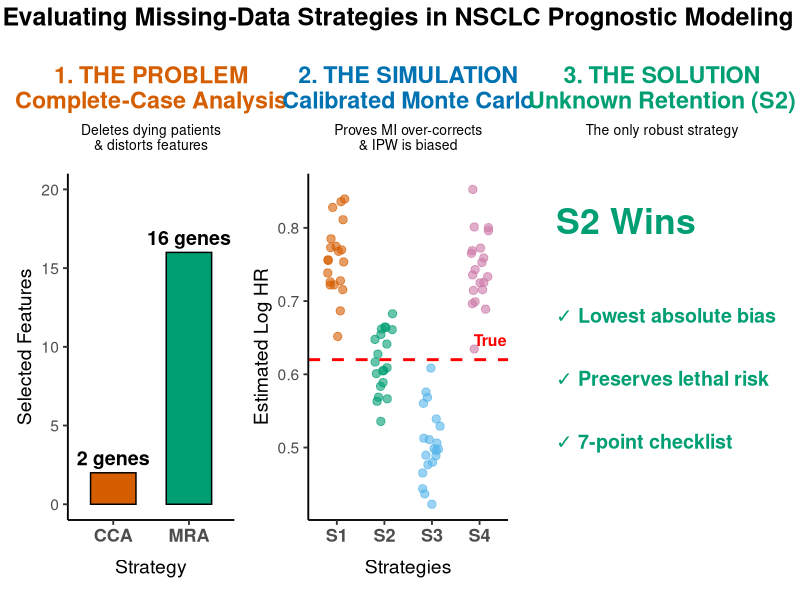
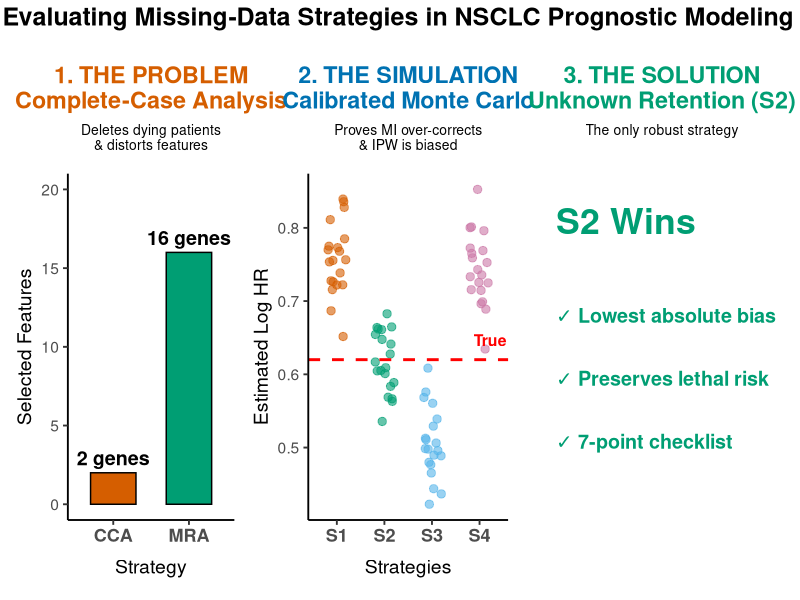

Write R code to recreate these figures, in order.
# ==============================================================================
# Script: Generate Final Polished Graphical Abstract (No Clipping)
# ==============================================================================
library(ggplot2)
library(patchwork)
library(dplyr)

# ------------------------------------------------------------------------------
# Panel 1: The Problem
# ------------------------------------------------------------------------------
df_gene <- data.frame(
  Strategy = factor(c("CCA", "MRA"), levels = c("CCA", "MRA")),
  Genes = c(2, 16),
  Color = c("#D55E00", "#009E73")
)

p1 <- ggplot(df_gene, aes(x = Strategy, y = Genes, fill = Strategy)) +
  geom_col(width = 0.6, color = "black") +
  geom_text(aes(label = paste(Genes, "genes")), vjust = -0.5, fontface = "bold", size = 5) +
  scale_fill_manual(values = c("#D55E00", "#009E73")) +
  ylim(0, 20) +
  labs(title = "1. THE PROBLEM\nComplete-Case Analysis", 
       subtitle = "Deletes dying patients\n& distorts features",
       y = "Selected Features", x = "Strategy") +
  theme_classic(base_size = 14) +
  theme(legend.position = "none",
        plot.title = element_text(face = "bold", color = "#D55E00", hjust = 0.5),
        plot.subtitle = element_text(size = 10, hjust = 0.5, margin = margin(b = 10)),
        axis.text.x = element_text(face = "bold", size = 13),
        axis.title.x = element_text(margin = margin(t = 10)))

# ------------------------------------------------------------------------------
# Panel 2: The Simulation
# ------------------------------------------------------------------------------
set.seed(123)
df_sim <- data.frame(
  Strategy = factor(rep(c("S1", "S2", "S3", "S4"), each = 20)),
  Estimate = c(rnorm(20, 0.75, 0.05), rnorm(20, 0.62, 0.05), rnorm(20, 0.50, 0.05), rnorm(20, 0.75, 0.05))
)

p2 <- ggplot(df_sim, aes(x = Strategy, y = Estimate, color = Strategy)) +
  geom_jitter(width = 0.2, size = 2.5, alpha = 0.6) +
  geom_hline(yintercept = 0.62, linetype = "dashed", color = "red", linewidth = 1) +
  annotate("text", x = 4.5, y = 0.63, label = "True HR", color = "red", fontface = "bold", vjust = -0.5, size = 4) +
  scale_color_manual(values = c("#D55E00", "#009E73", "#56B4E9", "#CC79A7")) +
  labs(title = "2. THE SIMULATION\nCalibrated Monte Carlo",
       subtitle = "Proves MI over-corrects\n& IPW is biased",
       y = "Estimated Log HR", x = "Strategies") +
  theme_classic(base_size = 14) +
  theme(legend.position = "none",
        plot.title = element_text(face = "bold", color = "#0072B2", hjust = 0.5),
        plot.subtitle = element_text(size = 10, hjust = 0.5, margin = margin(b = 10)),
        axis.text.x = element_text(face = "bold", size = 13),
        axis.title.x = element_text(margin = margin(t = 10)))

# ------------------------------------------------------------------------------
# Panel 3: The Solution (Fixed Clipping)
# ------------------------------------------------------------------------------
# Combine checkmarks with text to keep alignment perfect
df_win <- data.frame(
  x = 1,
  y = c(3, 2, 1),
  Text = c("✓ Lowest absolute bias", "✓ Preserves lethal risk", "✓ 7-point checklist")
)

p3 <- ggplot(df_win, aes(x = x, y = y)) +
  geom_text(aes(label = Text), hjust = 0, size = 5, fontface = "bold", color = "#009E73") +
  # Changed hjust to 0 (left-aligned) to match the bullets below it
  annotate("text", x = 1, y = 4.5, label = "S2 Wins", size = 9, fontface = "bold", color = "#009E73", hjust = 0) +
  # Added clip = "off" to prevent the edges from being cut off
  coord_cartesian(xlim = c(1, 5), ylim = c(0, 5), clip = "off") + 
  labs(title = "3. THE SOLUTION\nUnknown Retention (S2)",
       subtitle = "The only robust strategy") +
  theme_void(base_size = 14) +
  theme(plot.title = element_text(face = "bold", color = "#009E73", hjust = 0.5, margin = margin(b = 5)),
        plot.subtitle = element_text(size = 10, hjust = 0.5, margin = margin(b = 25)),
        # Added 20pt left margin to give the text extra room
        plot.margin = margin(10, 10, 10, 20)) 

# ------------------------------------------------------------------------------
# Combine and Save
# ------------------------------------------------------------------------------
final_plot <- (p1 | p2 | p3) + 
  plot_layout(widths = c(1, 1.2, 1.4)) +
  plot_annotation(
    title = "Evaluating Missing-Data Strategies in NSCLC Prognostic Modeling",
    theme = theme(plot.title = element_text(size = 18, face = "bold", hjust = 0.5, margin = margin(b = 15)))
  )

ggsave("graphical_abstract_final.pdf", final_plot, width = 10, height = 4, dpi = 300)
ggsave("graphical_abstract_final.tiff", final_plot, width = 10, height = 4, dpi = 300, compression = "lzw")

cat("Final graphical abstract generated with no clipped text! Check graphical_abstract_final.pdf\n")
